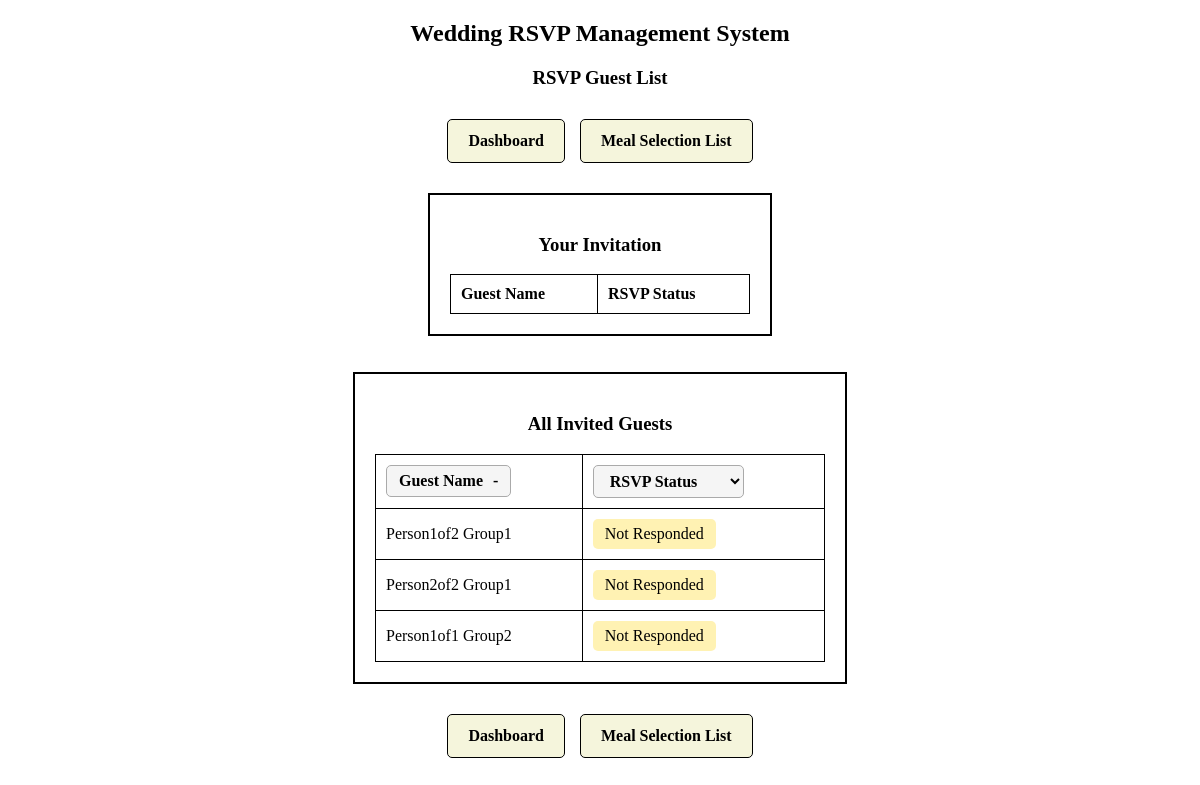
Before: /rsvp_list/4 with the older database file.
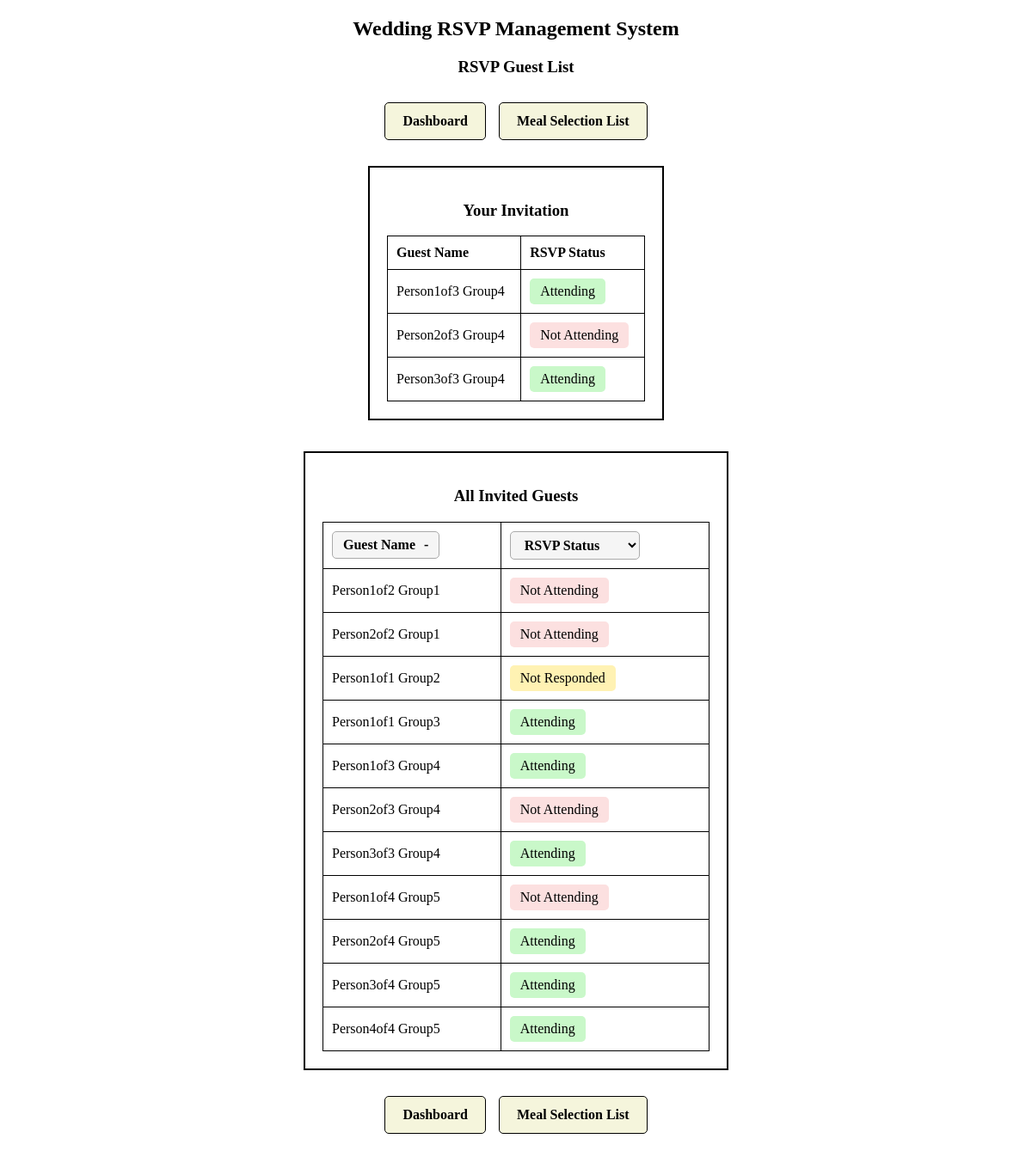
After: the same page with the newer database file.
### tables this page shows
CREATE TABLE "guests" (
    guest_id INTEGER PRIMARY KEY,
    invite_id INTEGER,
    first_name TEXT NOT NULL,
    last_name TEXT NOT NULL,
    rsvp_status TEXT DEFAULT 'Not Responded',
    FOREIGN KEY (invite_id) REFERENCES invites(invite_id)
);

### app.py (the view)
@app.route("/rsvp_list/<int:invite_id>")
def rsvp_list(invite_id):
    invitation_guests = fetch_data(
        "SELECT first_name, last_name, rsvp_status FROM guests WHERE invite_id = ?", #query section
        (invite_id,) #parameter section
    )
    all_guests = fetch_data(
        "SELECT first_name, last_name, rsvp_status FROM guests" #query section
    )
    return render_template(
        "rsvp_list.html",
        invitation_guests=invitation_guests,
        all_guests=all_guests,
        invite_id=invite_id
    )

### database.py (called while the page is built)
def fetch_data(query, parameters=()):
    connection = sqlite3.connect(database)
    try:
        cursor = connection.cursor()
        cursor.execute(query, parameters)
        data = cursor.fetchall()
        return data
    finally:
        connection.close()

### templates/rsvp_list.html (shortened to what this page needs)
<!DOCTYPE html>
<html lang="en">
    <head>
        <link rel="stylesheet" href="{{ url_for('static', filename='css/styles.css') }}">
    </head>
    <body>
        <h2>Wedding RSVP Management System</h2>
        <h3>RSVP Guest List</h3>
        <div class="nav">
            <a class="navButton" href="{{ url_for('dashboard', invite_id=invite_id) }}">
                Dashboard
            </a>
            <a class="navButton" href="{{ url_for('meal_list', invite_id=invite_id) }}">
                Meal Selection List
            </a>
        </div>
        <div class="form-box">
            <h3>Your Invitation</h3>
            <table class="guestTable">
                <tr>
                    <th>Guest Name</th>
                    <th>RSVP Status</th>
                </tr>
                {% for guest in invitation_guests %}
                <tr>
                    <td>{{ guest[0] }} {{ guest[1] }}</td>
                    <td>
                        <span class="rsvpStatus
                            {% if guest[2] == 'Attending' %}yes
                            {% elif guest[2] == 'Not Responded' %}wait
                            {% elif guest[2] == 'Not Attending' %}no
                            {% endif %}">
                            {{ guest[2] }}
                        </span>
                    </td>
                </tr>
                {% endfor %}
            </table>
        </div>
        <br><br>
        <div class="form-box list-box">
            <h3>All Invited Guests</h3>
            <table class="guestTable sortable-table filterable-table">
                <thead>
                    <tr>
                        <th><button type="button" class="sort-by-name">Guest Name <span>-</span></button></th>
                        <th><select class="filter-by-value" aria-label="Filter RSVP Status"><option value="">RSVP Status</option></select></th>
                    </tr>
                </thead>
                <tbody>
                    {% for guest in all_guests %}
                    <tr data-first-name="{{ guest[0] }}">
                        <td>{{ guest[0] }} {{ guest[1] }}</td>
                        <td>
                            <span class="rsvpStatus
                                {% if guest[2] == 'Attending' %}yes
                                {% elif guest[2] == 'Not Responded' %}wait
                                {% elif guest[2] == 'Not Attending' %}no
                                {% endif %}">
                                {{ guest[2] }}
                            </span>
                        </td>
                    </tr>
                    {% endfor %}
                </tbody>
            </table>
        </div>
        <div class="nav">
            <a class="navButton" href="{{ url_for('dashboard', invite_id=invite_id) }}">
                Dashboard
            </a>
            <a class="navButton" href="{{ url_for('meal_list', invite_id=invite_id) }}">
                Meal Selection List
            </a>
        </div>
    </body>
</html>

### static/css/styles.css (style rules this page uses)
.form-box { border: 2px solid black; width: 300px; padding: 20px; text-align: center; margin: 0 auto; }
h2, h3 { text-align: center; }
.nav { display: flex; justify-content: center; align-items: center; gap: 15px; margin: 30px 0; }
.navButton { display: inline-block; padding: 12px 20px; border-radius: 5px; border: 1px solid black; background-color: beige; color: black; text-decoration: none; cursor: pointer; font-weight: bold; font-family: inherit; font-size: inherit; }
.list-box { width: 450px; max-width: 90%; }
.sort-by-name { background-color: whitesmoke; border: 1px solid #aaa; border-radius: 5px; padding: 6px 12px; font: inherit; color: inherit; cursor: pointer; white-space: nowrap; transition: background-color 0.2s; }
.sort-by-name span { margin-left: 6px; font-weight: bold; }
.filter-by-value { background-color: whitesmoke; border: 1px solid #aaa; border-radius: 5px; padding: 6px 12px; font: inherit; color: inherit; cursor: pointer; transition: background-color 0.2s; }
.guestTable { width: 100%; border-collapse: collapse; }
.guestTable th, .guestTable td { border: 1px solid black; padding: 10px; text-align: left; }
.rsvpStatus { display: inline-block; padding: 6px 12px; border-radius: 5px; }
.rsvpStatus.yes { background-color: #c9f8c9; }
.rsvpStatus.wait { background-color: #fff2b3; }
.rsvpStatus.no { background-color: #fce0e0; }

Changed rows visible on the page:
added guests: first_name "Person1of3", last_name "Group4", rsvp_status "Attending"
added guests: first_name "Person2of3", last_name "Group4", rsvp_status "Not Attending"
added guests: first_name "Person3of3", last_name "Group4", rsvp_status "Attending"
changed guests "Person1of2": rsvp_status "Not Responded" → "Not Attending"
changed guests "Person2of2": rsvp_status "Not Responded" → "Not Attending"
added guests: first_name "Person1of1", last_name "Group3", rsvp_status "Attending", shown under "All Invited Guests"
added guests: first_name "Person1of4", last_name "Group5", rsvp_status "Not Attending", shown under "All Invited Guests"
added guests: first_name "Person2of4", last_name "Group5", rsvp_status "Attending", shown under "All Invited Guests"
added guests: first_name "Person3of4", last_name "Group5", rsvp_status "Attending", shown under "All Invited Guests"
added guests: first_name "Person4of4", last_name "Group5", rsvp_status "Attending", shown under "All Invited Guests"
